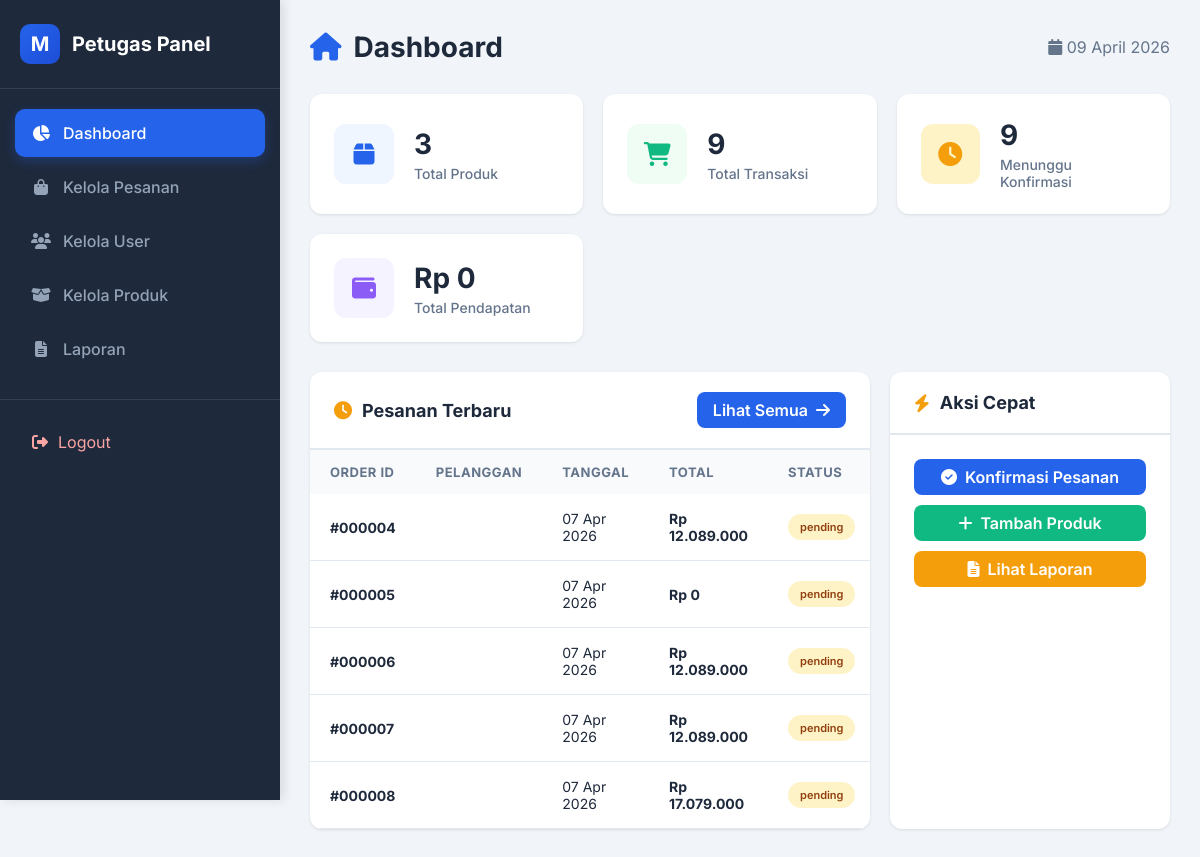
/petugas/dashboard.php (signed in), run on the app's committed database.
### tables this page shows
CREATE TABLE `orders` (
  `id` int(11) NOT NULL AUTO_INCREMENT,
  `user_id` int(11) DEFAULT NULL,
  `total_bayar` decimal(10,2) NOT NULL,
  `ongkir` decimal(10,2) DEFAULT 0.00,
  `nama_penerima` varchar(100) NOT NULL,
  `no_telp` varchar(20) NOT NULL,
  `alamat` text NOT NULL,
  `metode_pembayaran` enum('m-banking','e-wallet','cod') DEFAULT 'm-banking',
  `detail_pembayaran` varchar(100) DEFAULT NULL,
  `tanggal_transaksi` date NOT NULL,
  `status` enum('pending','diproses','dikirim','selesai','dibatalkan') DEFAULT 'pending',
  `created_at` timestamp NOT NULL DEFAULT current_timestamp(),
  PRIMARY KEY (`id`),
  KEY `idx_user_id` (`user_id`)
);

### petugas/dashboard.php (the view, shortened to what this page needs)
<?php
include '../config.php';
$total_produk = mysqli_fetch_assoc(mysqli_query($koneksi, "SELECT COUNT(*) as c FROM products"))['c'] ?? 0;
$total_transaksi = mysqli_fetch_assoc(mysqli_query($koneksi, "SELECT COUNT(*) as c FROM orders"))['c'] ?? 0;
$total_pending = mysqli_fetch_assoc(mysqli_query($koneksi, "SELECT COUNT(*) as c FROM orders WHERE status = 'pending'"))['c'] ?? 0;
$total_pendapatan = mysqli_fetch_assoc(mysqli_query($koneksi, "SELECT COALESCE(SUM(total_bayar), 0) as c FROM orders WHERE status = 'paid'"))['c'] ?? 0;
$recent_orders = mysqli_query($koneksi, "SELECT o.*, u.nama_lengkap FROM orders o LEFT JOIN users u ON o.user_id = u.id ORDER BY o.tanggal_transaksi DESC LIMIT 5");
?>
<!DOCTYPE html>
<html lang="id">
<head>
    <link rel="stylesheet" href="https://cdnjs.cloudflare.com/ajax/libs/font-awesome/6.4.0/css/all.min.css">
</head>
<body>
    <div class="wrapper">
        <aside class="sidebar">
            <div class="sidebar-header">
                <div class="brand-icon">M</div>
                <div class="brand-text">Petugas Panel</div>
            </div>
            <nav class="sidebar-menu">
                <a href="dashboard.php" class="menu-item active">
                    <i class="fas fa-chart-pie"></i> Dashboard
                </a>
                <a href="kelola_pesanan.php" class="menu-item">
                    <i class="fas fa-shopping-bag"></i> Kelola Pesanan
                </a>
                <a href="kelola_data_user.php" class="menu-item">
                    <i class="fas fa-users"></i> Kelola User
                </a>
                <a href="kelola_data_produk.php" class="menu-item">
                    <i class="fas fa-box-open"></i> Kelola Produk
                </a>
                <a href="laporan.php" class="menu-item">
                    <i class="fas fa-file-alt"></i> Laporan
                </a>
            </nav>
            <div class="sidebar-footer">
                <a href="../auth/logout.php" class="logout">
                    <i class="fas fa-sign-out-alt"></i> Logout
                </a>
            </div>
        </aside>
        <main class="main-content">
            <div class="page-header">
                <h1 class="page-title">
                    <i class="fas fa-home"></i>
                    Dashboard
                </h1>
                <div style="color: var(--gray);">
                    <i class="fas fa-calendar"></i> <?= date('d F Y') ?>
                </div>
            </div>
            <div class="stats-grid">
                <div class="stat-card">
                    <div class="stat-icon blue">
                        <i class="fas fa-box"></i>
                    </div>
                    <div class="stat-info">
                        <h3><?= number_format($total_produk) ?></h3>
                        <p>Total Produk</p>
                    </div>
                </div>
                <div class="stat-card">
                    <div class="stat-icon green">
                        <i class="fas fa-shopping-cart"></i>
                    </div>
                    <div class="stat-info">
                        <h3><?= number_format($total_transaksi) ?></h3>
                        <p>Total Transaksi</p>
                    </div>
                </div>
                <div class="stat-card">
                    <div class="stat-icon yellow">
                        <i class="fas fa-clock"></i>
                    </div>
                    <div class="stat-info">
                        <h3><?= number_format($total_pending) ?></h3>
                        <p>Menunggu Konfirmasi</p>
                    </div>
                </div>
                <div class="stat-card">
                    <div class="stat-icon purple">
                        <i class="fas fa-wallet"></i>
                    </div>
                    <div class="stat-info">
                        <h3>Rp <?= number_format($total_pendapatan, 0, ',', '.') ?></h3>
                        <p>Total Pendapatan</p>
                    </div>
                </div>
            </div>
            <div class="content-grid">
                <div class="card">
                    <div class="card-header">
                        <h3 class="card-title">
                            <i class="fas fa-clock" style="color: var(--warning);"></i>
                            Pesanan Terbaru
                        </h3>
                        <a href="kelola_pesanan.php" class="btn btn-primary">
                            Lihat Semua <i class="fas fa-arrow-right"></i>
                        </a>
                    </div>
                    <div class="card-body" style="padding: 0;">
                        <div class="table-responsive">
                            <table>
                                <thead>
                                    <tr>
                                        <th>Order ID</th>
                                        <th>Pelanggan</th>
                                        <th>Tanggal</th>
                                        <th>Total</th>
                                        <th>Status</th>
                                    </tr>
                                </thead>
                                <tbody>
                                    <?php while($o = mysqli_fetch_assoc($recent_orders)): ?>
                                    <tr>
                                        <td><strong>#<?= str_pad($o['id'], 6, '0', STR_PAD_LEFT) ?></strong></td>
                                        <td><?= htmlspecialchars($o['nama_lengkap'] ?? 'Guest') ?></td>
                                        <td><?= date('d M Y', strtotime($o['tanggal_transaksi'])) ?></td>
                                        <td><strong>Rp <?= number_format($o['total_bayar'], 0, ',', '.') ?></strong></td>
                                        <td><span class="badge badge-<?= $o['status'] ?>"><?= $o['status'] ?></span></td>
                                    </tr>
                                    <?php endwhile; ?>
                                </tbody>
                            </table>
                        </div>
                    </div>
                </div>
                <div class="card">
                    <div class="card-header">
                        <h3 class="card-title">
                            <i class="fas fa-bolt" style="color: var(--warning);"></i>
                            Aksi Cepat
                        </h3>
                    </div>
                    <div class="card-body">
                        <a href="kelola_pesanan.php" class="btn btn-primary" style="width: 100%; margin-bottom: 10px; justify-content: center;">
                            <i class="fas fa-check-circle"></i> Konfirmasi Pesanan
                        </a>
                        <a href="kelola_data_produk.php" class="btn btn-primary" style="width: 100%; margin-bottom: 10px; background: var(--success); justify-content: center;">
                            <i class="fas fa-plus"></i> Tambah Produk
                        </a>
                        <a href="laporan.php" class="btn btn-primary" style="width: 100%; background: var(--warning); justify-content: center;">
                            <i class="fas fa-file-alt"></i> Lihat Laporan
                        </a>
                    </div>
                </div>
            </div>
        </main>
    </div>
</body>
</html>

### petugas/dashboard.php (style rules this page uses)
:root { --primary: #2563eb; --primary-dark: #1d4ed8; --success: #10b981; --warning: #f59e0b; --danger: #ef4444; --dark: #1e293b; --light: #f8fafc; --gray: #64748b; --border: #e2e8f0; --shadow: 0 1px 3px rgba(0,0,0,0.1); --shadow-lg: 0 10px 15px rgba(0,0,0,0.1); }
* { margin: 0; padding: 0; box-sizing: border-box; font-family: 'Inter', sans-serif; }
body { background: #f1f5f9; color: var(--dark); }
.wrapper { display: flex; min-height: 100vh; }
.sidebar { width: 280px; background: var(--dark); position: fixed; left: 0; top: 0; height: 100vh; overflow-y: auto; z-index: 1000; box-shadow: 4px 0 10px rgba(0,0,0,0.1); }
.sidebar-header { padding: 24px 20px; border-bottom: 1px solid rgba(255,255,255,0.1); display: flex; align-items: center; gap: 12px; }
.brand-icon { width: 40px; height: 40px; background: linear-gradient(135deg, var(--primary), var(--primary-dark)); border-radius: 10px; display: flex; align-items: center; justify-content: center; color: white; font-weight: 700; font-size: 20px; }
.brand-text { color: white; font-size: 20px; font-weight: 700; }
.sidebar-menu { padding: 20px 15px; }
.menu-item { display: flex; align-items: center; gap: 12px; padding: 14px 16px; color: #94a3b8; text-decoration: none; border-radius: 10px; margin-bottom: 6px; transition: all 0.3s; font-weight: 500; }
.menu-item.active { background: var(--primary); color: white; box-shadow: 0 4px 12px rgba(37, 99, 235, 0.3); }
.menu-item i { width: 20px; text-align: center; font-size: 16px; }
.sidebar-footer { padding: 20px; border-top: 1px solid rgba(255,255,255,0.1); margin-top: auto; }
.logout { display: flex; align-items: center; gap: 10px; color: #fca5a5; text-decoration: none; padding: 12px; border-radius: 10px; transition: all 0.3s; }
.main-content { margin-left: 280px; flex: 1; padding: 30px; }
.page-header { display: flex; justify-content: space-between; align-items: center; margin-bottom: 30px; flex-wrap: wrap; gap: 15px; }
.page-title { font-size: 28px; font-weight: 700; color: var(--dark); display: flex; align-items: center; gap: 12px; }
.page-title i { color: var(--primary); }
.stats-grid { display: grid; grid-template-columns: repeat(auto-fit, minmax(250px, 1fr)); gap: 20px; margin-bottom: 30px; }
.stat-card { background: white; padding: 24px; border-radius: 12px; box-shadow: var(--shadow); display: flex; align-items: center; gap: 20px; transition: transform 0.3s; }
.stat-icon { width: 60px; height: 60px; border-radius: 12px; display: flex; align-items: center; justify-content: center; font-size: 24px; }
.stat-icon.blue { background: #eff6ff; color: var(--primary); }
.stat-icon.green { background: #f0fdf4; color: var(--success); }
.stat-icon.yellow { background: #fef3c7; color: var(--warning); }
.stat-icon.purple { background: #f5f3ff; color: #8b5cf6; }
.stat-info h3 { font-size: 28px; font-weight: 700; color: var(--dark); margin-bottom: 4px; }
.stat-info p { font-size: 14px; color: var(--gray); font-weight: 500; }
.content-grid { display: grid; grid-template-columns: 2fr 1fr; gap: 20px; }
.card { background: white; border-radius: 12px; box-shadow: var(--shadow); overflow: hidden; }
.card-header { padding: 20px 24px; border-bottom: 2px solid var(--border); display: flex; justify-content: space-between; align-items: center; }
.card-title { font-size: 18px; font-weight: 700; color: var(--dark); display: flex; align-items: center; gap: 10px; }
.card-body { padding: 24px; }
.table-responsive { overflow-x: auto; }
table { width: 100%; border-collapse: collapse; }
thead { background: #f8fafc; }
th { padding: 14px 20px; text-align: left; font-size: 13px; font-weight: 700; color: var(--gray); text-transform: uppercase; letter-spacing: 0.5px; }
td { padding: 16px 20px; font-size: 14px; border-bottom: 1px solid var(--border); }
.badge { padding: 6px 12px; border-radius: 20px; font-size: 11px; font-weight: 600; display: inline-block; }
.badge-pending { background: #fef3c7; color: #92400e; }
.btn { padding: 8px 16px; border-radius: 8px; border: none; font-weight: 600; cursor: pointer; transition: all 0.3s; text-decoration: none; display: inline-flex; align-items: center; gap: 8px; }
.btn-primary { background: var(--primary); color: white; }

### data on the page
orders: id "000004", tanggal_transaksi "07 Apr 2026", total_bayar "12.089.000", status "pending"
orders: id "000005", tanggal_transaksi "07 Apr 2026", total_bayar "0", status "pending"
orders: id "000006", tanggal_transaksi "07 Apr 2026", total_bayar "12.089.000", status "pending"
orders: id "000007", tanggal_transaksi "07 Apr 2026", total_bayar "12.089.000", status "pending"
orders: id "000008", tanggal_transaksi "07 Apr 2026", total_bayar "17.079.000", status "pending"

### other printed values
$total_produk "3"
$total_transaksi "9"
$total_pending "9"
$total_pendapatan "0"
